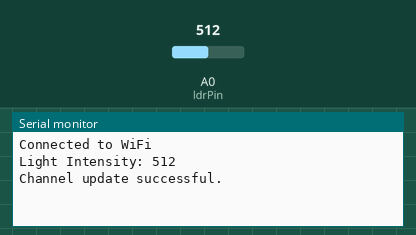
This sketch was run on a simulated Arduino MKR. Shown: the last lines printed to the serial monitor. Inputs (shaded band) come from the test bench; at power-on: A0 (ldrPin) = 512. WiFi joins after 1.5 s; servers stay silent unless stated.

Above: at 2.7 s.
2.8 s: A0 (ldrPin) set to 716
At 7.01 s:
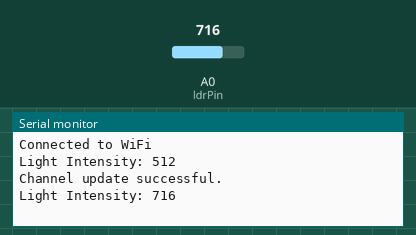
8.7 s: A0 (ldrPin) set to 900
At 12.8 s:
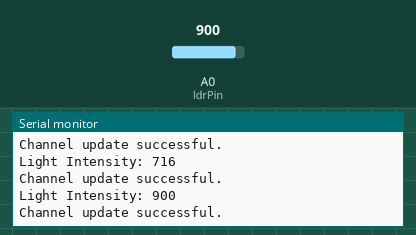
Timing chart, 0 to 14.3 s (numbered marks = the images above; inputs shaded):
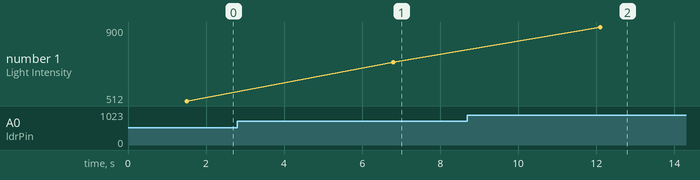

The sketch:

First_iot.ino
```cpp
#include <WiFiNINA.h>
#include <ThingSpeak.h>

// WiFi settings
char ssid[] = "MM";                   // WiFi network name
char pass[] = "1234567890";           // WiFi password

// ThingSpeak settings
unsigned long channelID = 2249912;    // ThingSpeak channel ID
const char *writeAPIKey = "RJKPE27QCV40MNZM";  // ThingSpeak write API Key

// LDR sensor settings
int ldrPin = A0;                      // Analog pin where LDR is connected

WiFiClient client;

void setup() {
  Serial.begin(9600);

  // Connect to Wi-Fi
  if (WiFi.status() == WL_NO_MODULE) {
    Serial.println("WiFi module communication failed!");
    while (true);  // Stuck here, something is really wrong
  }

  // Try to connect to WiFi
  while (WiFi.begin(ssid, pass) != WL_CONNECTED) {
    Serial.println("Connecting to WiFi...");
    delay(1000);
  }

  Serial.println("Connected to WiFi");

  // Initialize ThingSpeak communication
  ThingSpeak.begin(client);
}

void loop() {
  // Read light intensity from LDR sensor
  int ldrValue = analogRead(ldrPin);

  // Display light intensity
  Serial.print("Light Intensity: ");
  Serial.println(ldrValue);

  // Set the value for ThingSpeak field
  ThingSpeak.setField(1, ldrValue);

  // Send data to ThingSpeak channel
  int response = ThingSpeak.writeFields(channelID, writeAPIKey);
  if (response == 200) {
    Serial.println("Channel update successful.");
  } else {
    Serial.println("Problem updating channel. HTTP error: " + String(response));
  }

  delay(5000); // Wait 20 seconds before the next update
}
```

Measured:
- after the input at 2.8 s, the serial monitor: prints a new line after 4.0 s (image 1)
- after the input at 8.7 s, the serial monitor: prints a new line after 3.4 s (image 2)
- plotted number 1: 512 → 716 after the input at 2.8 s, 716 → 900 after the input at 8.7 s
